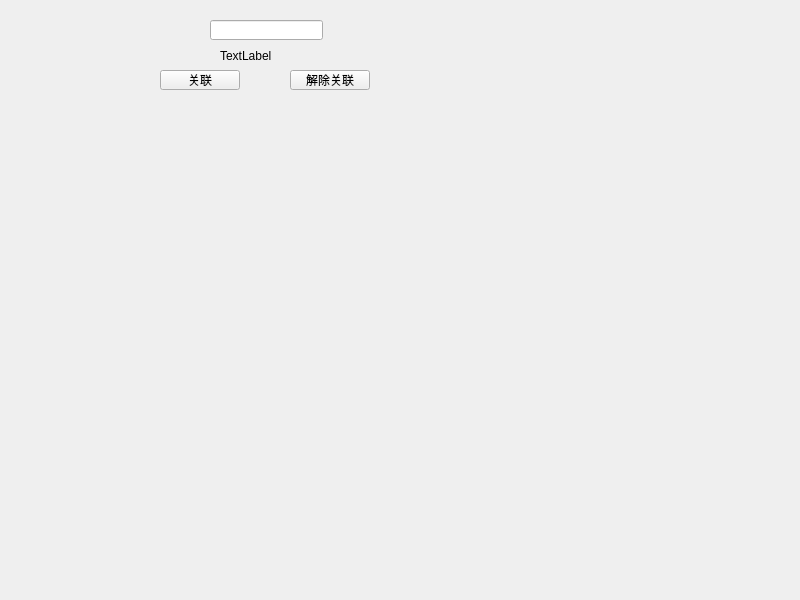
<?xml version="1.0" encoding="UTF-8"?>
<ui version="4.0">
 <class>Widget</class>
 <widget class="QWidget" name="Widget">
  <property name="geometry">
   <rect>
    <x>0</x>
    <y>0</y>
    <width>800</width>
    <height>600</height>
   </rect>
  </property>
  <property name="windowTitle">
   <string>Widget</string>
  </property>
  <widget class="QLineEdit" name="lineEdit">
   <property name="geometry">
    <rect>
     <x>210</x>
     <y>20</y>
     <width>113</width>
     <height>20</height>
    </rect>
   </property>
  </widget>
  <widget class="QPushButton" name="pushButtonConn">
   <property name="geometry">
    <rect>
     <x>160</x>
     <y>70</y>
     <width>80</width>
     <height>20</height>
    </rect>
   </property>
   <property name="text">
    <string>关联</string>
   </property>
  </widget>
  <widget class="QPushButton" name="pushButtonDisConn">
   <property name="geometry">
    <rect>
     <x>290</x>
     <y>70</y>
     <width>80</width>
     <height>20</height>
    </rect>
   </property>
   <property name="text">
    <string>解除关联</string>
   </property>
  </widget>
  <widget class="QLabel" name="label">
   <property name="geometry">
    <rect>
     <x>220</x>
     <y>50</y>
     <width>54</width>
     <height>12</height>
    </rect>
   </property>
   <property name="text">
    <string>TextLabel</string>
   </property>
  </widget>
 </widget>
 <resources/>
 <connections/>
</ui>
